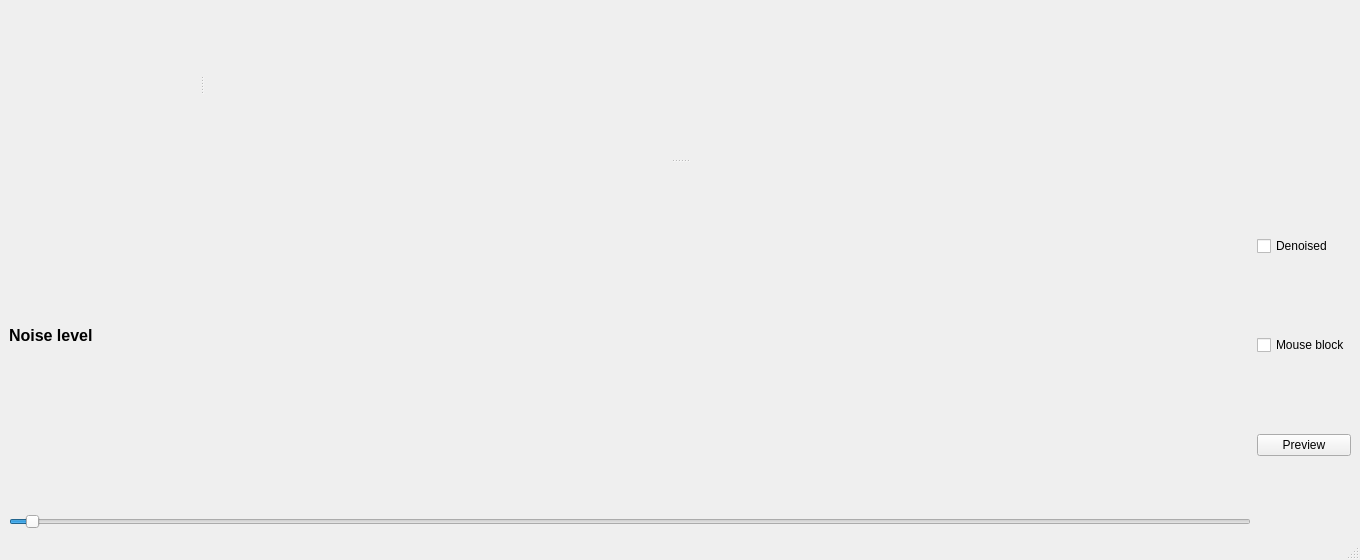
<?xml version="1.0" encoding="UTF-8"?>
<ui version="4.0">
 <class>MainWindow</class>
 <widget class="QMainWindow" name="MainWindow">
  <property name="geometry">
   <rect>
    <x>0</x>
    <y>0</y>
    <width>1360</width>
    <height>560</height>
   </rect>
  </property>
  <property name="windowTitle">
   <string>MainWindow</string>
  </property>
  <widget class="QWidget" name="centralwidget">
   <layout class="QVBoxLayout" name="verticalLayout">
    <item>
     <widget class="QSplitter" name="splitter_2">
      <property name="orientation">
       <enum>Qt::Vertical</enum>
      </property>
      <widget class="QSplitter" name="splitter">
       <property name="orientation">
        <enum>Qt::Horizontal</enum>
       </property>
       <widget class="ImageView" name="expSeries" native="true"/>
       <widget class="PlotWidget" name="profiles" native="true">
        <property name="minimumSize">
         <size>
          <width>600</width>
          <height>150</height>
         </size>
        </property>
       </widget>
      </widget>
      <widget class="QWidget" name="horizontalLayoutWidget_2">
       <layout class="QHBoxLayout" name="horizontalLayout_2">
        <item>
         <layout class="QVBoxLayout" name="verticalLayout_2">
          <item>
           <widget class="QLabel" name="label_noise">
            <property name="font">
             <font>
              <pointsize>12</pointsize>
              <weight>75</weight>
              <bold>true</bold>
             </font>
            </property>
            <property name="text">
             <string>Noise level</string>
            </property>
           </widget>
          </item>
          <item>
           <widget class="QSlider" name="slider_noise">
            <property name="minimum">
             <number>1</number>
            </property>
            <property name="maximum">
             <number>300</number>
            </property>
            <property name="pageStep">
             <number>2</number>
            </property>
            <property name="value">
             <number>5</number>
            </property>
            <property name="orientation">
             <enum>Qt::Horizontal</enum>
            </property>
           </widget>
          </item>
         </layout>
        </item>
        <item>
         <layout class="QVBoxLayout" name="verticalLayout_5">
          <item>
           <widget class="QCheckBox" name="denoised">
            <property name="text">
             <string>Denoised</string>
            </property>
           </widget>
          </item>
          <item>
           <widget class="QCheckBox" name="mouseLock">
            <property name="text">
             <string>Mouse block</string>
            </property>
           </widget>
          </item>
          <item>
           <widget class="QPushButton" name="preview">
            <property name="text">
             <string>Preview</string>
            </property>
           </widget>
          </item>
         </layout>
        </item>
       </layout>
      </widget>
     </widget>
    </item>
   </layout>
  </widget>
  <widget class="QMenuBar" name="menubar">
   <property name="geometry">
    <rect>
     <x>0</x>
     <y>0</y>
     <width>1360</width>
     <height>21</height>
    </rect>
   </property>
  </widget>
  <widget class="QStatusBar" name="statusbar"/>
 </widget>
 <customwidgets>
  <customwidget>
   <class>ImageView</class>
   <extends>QWidget</extends>
   <header>pyqtgraph</header>
   <container>1</container>
  </customwidget>
  <customwidget>
   <class>PlotWidget</class>
   <extends>QWidget</extends>
   <header>pyqtgraph</header>
   <container>1</container>
  </customwidget>
 </customwidgets>
 <resources/>
 <connections/>
</ui>
